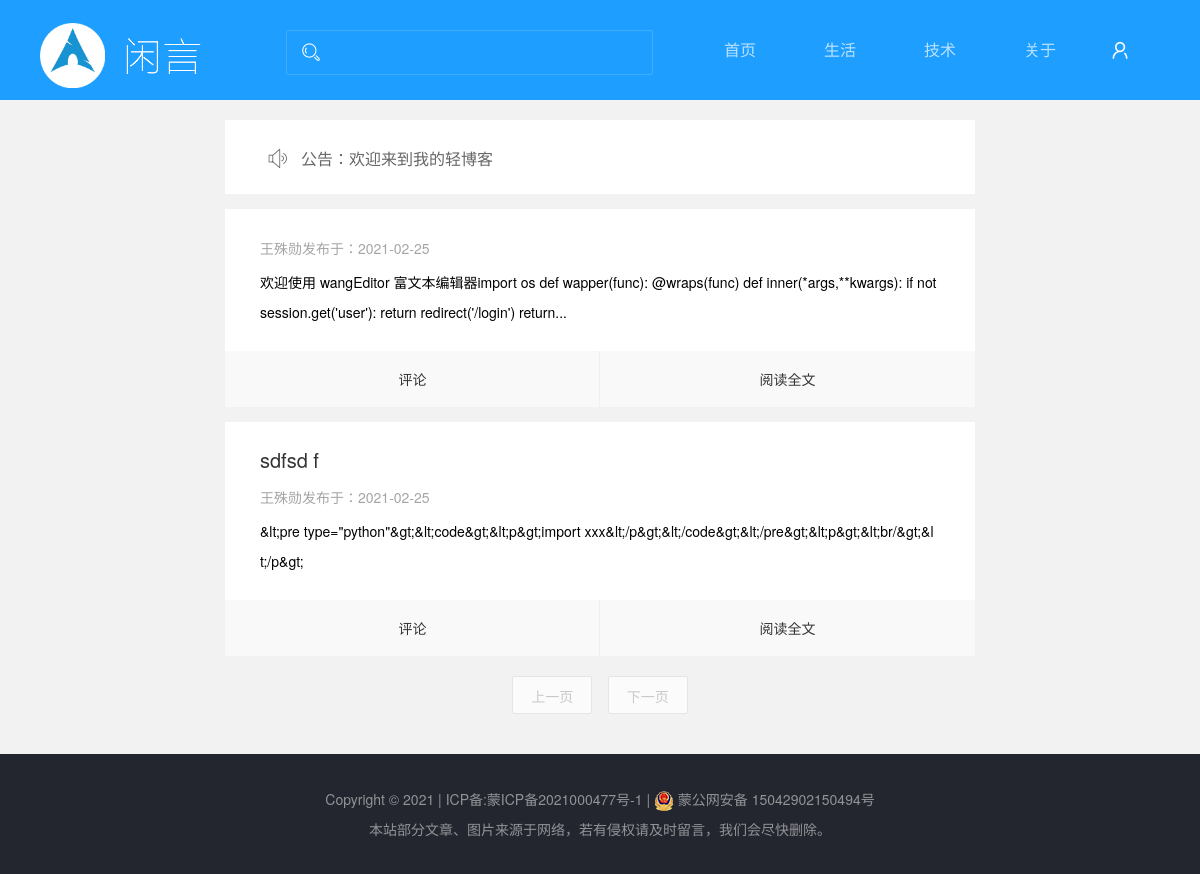
Before: /category/0/ with the older database file.
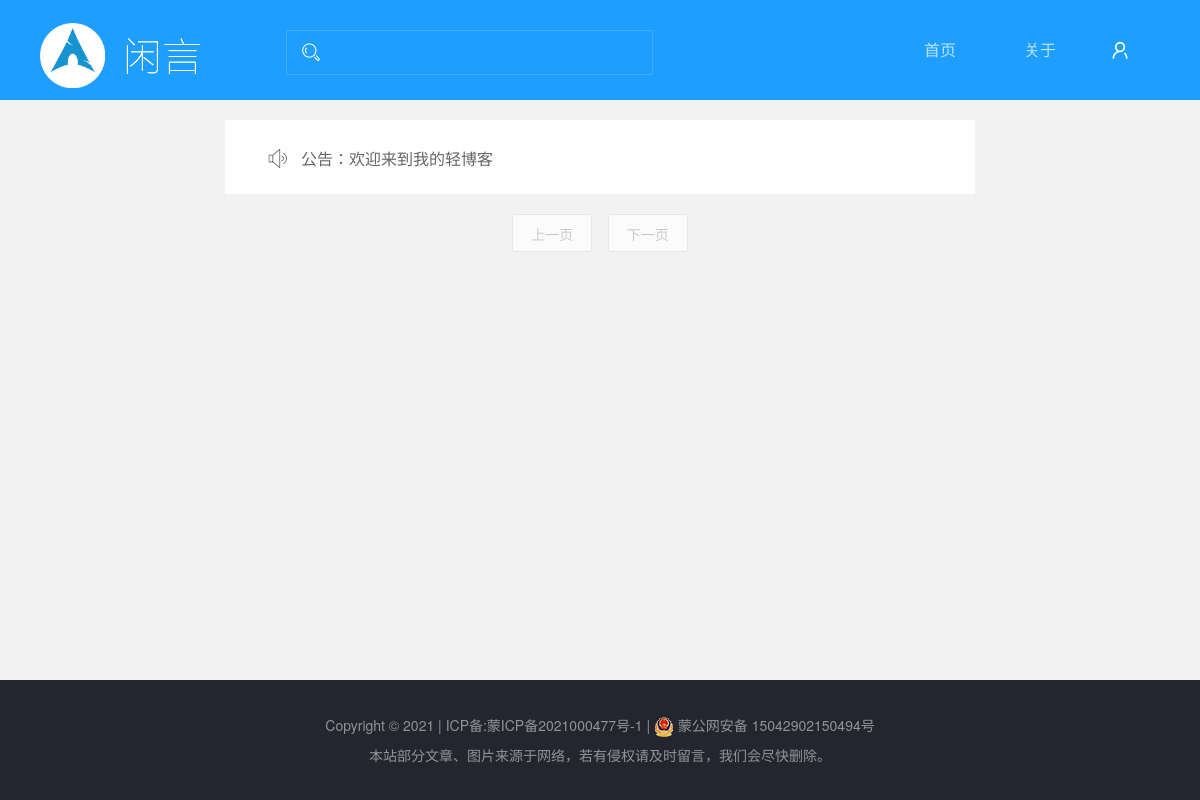
After: the same page with the newer database file.
### manager.py (models this page shows)
class Category(db.Model):
    __tablename__ = 'category'
    id = db.Column(db.Integer, primary_key=True)
    name = db.Column(db.Text)

class Article(db.Model):
    __tablename__ = 'articles'
    PER_PAGE = 4
    id = db.Column(db.Integer, primary_key=True)
    title = db.Column(db.Text)
    content = db.Column(db.Text)
    created = db.Column(db.Text)
    author = db.Column(db.Text)
    category_id = db.Column(db.Integer)
    @property
    def link(self):
        return url_for('article', id=self.id, _external=True)

### manager.py (the view)
@app.route('/category/<int:id>/')
def category(id):
    pagination = Article.query.filter_by(category_id=id).order_by(Article.id.desc()).paginate(
        int(request.args.get('page', 1)), per_page=Article.PER_PAGE,
        error_out=False)
    category=db.session.query(Category.name).filter(Category.id == id).first()
    return render_template('category.html', articles=pagination.items,pagination=pagination,category=category)

### manager.py (called while the page is built)
def nohtml(content):
    return(re.compile(r'<[^>]+>',re.S).sub('',content))

@app.context_processor
def make_template_context():
    title = Setting.query.filter_by().first()
    category_nav = db.session.query(Category).all()
    check = User.query.filter_by().first()
    return dict(title=title,category_nav=category_nav,check=check)

### templates/category.html (shortened to what this page needs)
{% extends "base.html" %}
{% block content %}
		<div class="container-wrap">
			<div class="container">
				<div class="contar-wrap">
					<h4 class="item-title">
						<p><i class="layui-icon layui-icon-speaker"></i>公告：<span>{{ title.notice}}</span></p>
					</h4>
					{% for article in articles %}
					    <div class="item">
					    	<div class="item-box  layer-photos-demo1 layer-photos-demo">
					    		<h3><a href="{{ article.link }}">{{ article.title | truncate(length=41) }}</a></h3>
					    		<h5><span>{{ article.author }}</span>发布于：<span>{{ article.created }}</span></h5>
					    		<p>{{ nohtml(article.content)|truncate(length=200) }}</p>
					    	</div>
					    	<div class="comment count">
					    		<a href="{{ article.link }}#comment_form">评论</a>
					    		<a href="{{ article.link }}">阅读全文</a>
					    	</div>
					    </div>
					{% endfor %}
				</div>
				<div class="item-btn">
					{% if pagination.has_prev %}
						<button class="layui-btn layui-btn-normal "><a class="pagenav" href="{% if keyword is defined %}{{ url_for('search') }}?s={{ keyword }}&page={{ pagination.prev_num }}{% else %}{{ url_for('index') }}?page={{ pagination.prev_num }}{% endif %}">上一页</a></button>
					{% else %}
						<button class="layui-btn layui-btn-normal layui-btn-disabled">上一页</button>
					{% endif %}
					{% if pagination.has_next %}
						<button class="layui-btn layui-btn-normal"><a class="pagenav" href="{% if keyword is defined %}{{ url_for('search') }}?s={{ keyword }}&page={{ pagination.next_num }}{% else %}{{ url_for('index') }}?page={{ pagination.next_num }}{%endif%}">下一页</a></button>
					{% else %}
						<button class="layui-btn layui-btn-normal layui-btn-disabled">下一页</button>
					{% endif %}
				</div>
			</div>
		</div>
{% endblock %}

### templates/base.html (shortened to what this page needs)
<!DOCTYPE html>
<html lang="en">
<head>
	<link rel="stylesheet" href="{{ url_for('static', filename='layui/css/layui.css') }}">
	<link rel="stylesheet" href="{{ url_for('static', filename='css/mian.css') }}">
</head>
<body class="lay-blog">
		<div class="header">
			<div class="header-wrap">
				<h1 class="logo pull-left">
					<a href="{{ url_for('index') }}">
						<img src="{{ url_for('static', filename='images/logo.png') }}" alt="" class="logo-img">
						<img src="{{ url_for('static', filename='images/logo-text.png') }}" alt="" class="logo-text">
					</a>
				</h1>
				<form class="layui-form blog-seach pull-left" method="get" action="{{ url_for('search') }}">
					<div class="layui-form-item blog-sewrap">
					    <div class="layui-input-block blog-sebox">
					      <i class="layui-icon layui-icon-search"></i>
					      <input type="text" name="s" autocomplete="off"  class="layui-input">
					    </div>
					</div>
				</form>
				<div class="blog-nav pull-right">
					<ul class="layui-nav pull-left">
					  <li class="layui-nav-item"><a href="{{ url_for('index') }}">首页</a></li>
					  {% for name in category_nav %}
					  	<li class="layui-nav-item"><a href="/category/{{ name.id }}/" title="{{ name.name }}">{{ name.name }}</a></li>
					  {% endfor %}
					  <li class="layui-nav-item"><a href="{{ url_for('about') }}">关于</a></li>
					</ul>
					<a href="{{ url_for('login') }}" class="personal pull-left">
						<i class="layui-icon layui-icon-username"></i>
					</a>
				</div>
			</div>
		</div>
		{% block content %}
		{% endblock %}
		<div class="footer">
			<p>
				<span>Copyright © 2021 | <a href="https://beian.miit.gov.cn/">ICP备:蒙ICP备2021000477号-1 | </a><a href="http://www.beian.gov.cn/portal/registerSystemInfo?recordcode=15042902150494"><img border="0" src="/static/images/beian.png"> 蒙公网安备 15042902150494号</a></span>
			</p>
			<p>
				<span>本站部分文章、图片来源于网络，若有侵权请及时留言，我们会尽快删除。</span>
			</p>
		</div>
</body>
</html>

Changed rows visible on the page:
removed Category: name "生活"
removed Category: name "技术"
removed Article: author "王殊勋", created "2021-02-25", content "欢迎使用 wangEditor 富文本编辑器import os def wapper(func): @wraps(func) def inner(*args,**kwargs): if not session.get('user'): return redirect('/login') return..."
removed Article: title "sdfsd f", author "王殊勋", created "2021-02-25", content "&lt;pre type=\"python\"&gt;&lt;code&gt;&lt;p&gt;import xxx&lt;/p&gt;&lt;/code&gt;&lt;/pre&gt;&lt;p&gt;&lt;br/&gt;&lt;/p&gt;"
